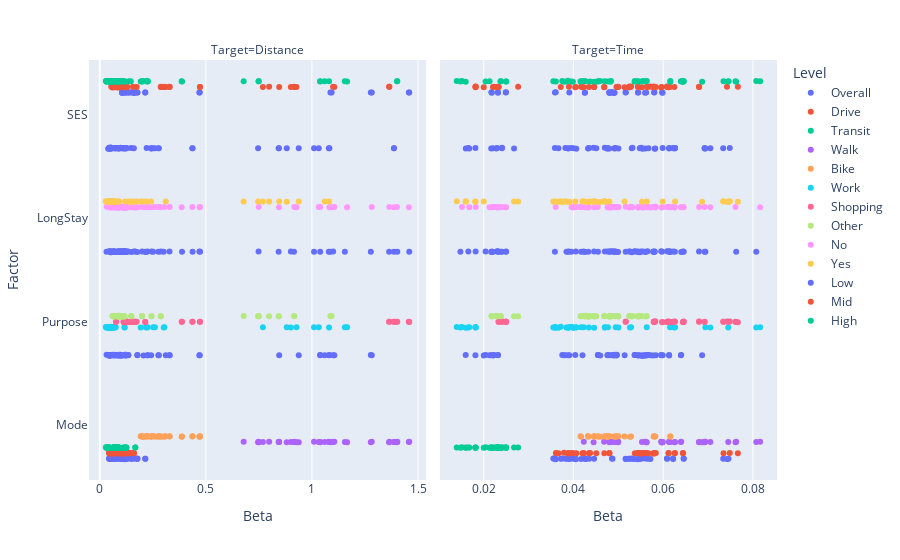

Notebook code for this chart:
### Markdown cell above
## 5.1. Feature-wise contribution

### Code cell
df = betas.merge(combs, on='Comb').melt(['Target', 'Comb', 'Area', 'Beta'], var_name='Factor', value_name='Level').disp()
fig = px.strip(df, x='Beta', y='Factor', color='Level', facet_col='Target', height=600)
fig.for_each_xaxis(lambda x: x.update(matches=None))

### Figure 1 — Plotly figure (JSON) as saved in the notebook; plotly's stock layout.template omitted (floating-point values rounded to 4 significant figures; data arrays with more than 128 entries replaced by an {"elided": "..."} marker saying what was removed)
{"data": [{"alignmentgroup": "True", "boxpoints": "all", "fillcolor": "rgba(255,255,255,0)", "hoveron": "points", "hovertemplate": "Level=Overall<br>Target=Distance<br>Beta=%{x}<br>Factor=%{y}<extra></extra>", "legendgroup": "Overall", "line": {"color": "rgba(255,255,255,0)"}, "marker": {"color": "#636efa"}, "name": "Overall", "offsetgroup": "Overall", "orientation": "h", "pointpos": 0, "showlegend": true, "type": "box", "x": {"elided": "231 float values"}, "x0": " ", "xaxis": "x", "y": {"elided": "231 str values"}, "y0": " ", "yaxis": "y"}, {"alignmentgroup": "True", "boxpoints": "all", "fillcolor": "rgba(255,255,255,0)", "hoveron": "points", "hovertemplate": "Level=Overall<br>Target=Time<br>Beta=%{x}<br>Factor=%{y}<extra></extra>", "legendgroup": "Overall", "line": {"color": "rgba(255,255,255,0)"}, "marker": {"color": "#636efa"}, "name": "Overall", "offsetgroup": "Overall", "orientation": "h", "pointpos": 0, "showlegend": false, "type": "box", "x": {"elided": "231 float values"}, "x0": " ", "xaxis": "x2", "y": {"elided": "231 str values"}, "y0": " ", "yaxis": "y2"}, {"alignmentgroup": "True", "boxpoints": "all", "fillcolor": "rgba(255,255,255,0)", "hoveron": "points", "hovertemplate": "Level=Drive<br>Target=Distance<br>Beta=%{x}<br>Factor=%{y}<extra></extra>", "legendgroup": "Drive", "line": {"color": "rgba(255,255,255,0)"}, "marker": {"color": "#EF553B"}, "name": "Drive", "offsetgroup": "Drive", "orientation": "h", "pointpos": 0, "showlegend": true, "type": "box", "x": [0.09369, 0.1344, 0.1084, 0.08328, 0.09831, 0.1348, 0.1108, 0.08865, 0.04913, 0.0597, 0.04653, 0.05305, 0.06498, 0.05039, 0.05642, 0.06936, 0.05345, 0.04534, 0.05422, 0.04347, 0.1172, 0.1611, 0.1203, 0.1126, 0.1171, 0.1611, 0.1201, 0.1125, 0.1471, 0.1568, 0.1376, 0.09183, 0.105, 0.09562, 0.08784, 0.09234, 0.105, 0.09597, 0.08849, 0.0648, 0.07192, 0.05972], "x0": " ", "xaxis": "x", "y": ["Mode", "Mode", "Mode", "Mode", "Mode", "Mode", "Mode", "Mode", "Mode", "Mode", "Mode", "Mode", "Mode", "Mode", "Mode", "Mode", "Mode", "Mode", "Mode", "Mode", "Mode", "Mode", "Mode", "Mode", "Mode", "Mode", "Mode", "Mode", "Mode", "Mode", "Mode", "Mode", "Mode", "Mode", "Mode", "Mode", "Mode", "Mode", "Mode", "Mode", "Mode", "Mode"], "y0": " ", "yaxis": "y"}, {"alignmentgroup": "True", "boxpoints": "all", "fillcolor": "rgba(255,255,255,0)", "hoveron": "points", "hovertemplate": "Level=Drive<br>Target=Time<br>Beta=%{x}<br>Factor=%{y}<extra></extra>", "legendgroup": "Drive", "line": {"color": "rgba(255,255,255,0)"}, "marker": {"color": "#EF553B"}, "name": "Drive", "offsetgroup": "Drive", "orientation": "h", "pointpos": 0, "showlegend": false, "type": "box", "x": [0.05543, 0.05438, 0.05776, 0.05369, 0.05672, 0.05445, 0.05835, 0.05545, 0.03881, 0.04201, 0.0379, 0.03953, 0.04228, 0.03881, 0.04064, 0.04344, 0.03988, 0.03665, 0.039, 0.03608, 0.06261, 0.05802, 0.06123, 0.06443, 0.06257, 0.05799, 0.06118, 0.0644, 0.07484, 0.07665, 0.07345, 0.05505, 0.04803, 0.05434, 0.05609, 0.05522, 0.04799, 0.05444, 0.05635, 0.04509, 0.04689, 0.04371], "x0": " ", "xaxis": "x2", "y": ["Mode", "Mode", "Mode", "Mode", "Mode", "Mode", "Mode", "Mode", "Mode", "Mode", "Mode", "Mode", "Mode", "Mode", "Mode", "Mode", "Mode", "Mode", "Mode", "Mode", "Mode", "Mode", "Mode", "Mode", "Mode", "Mode", "Mode", "Mode", "Mode", "Mode", "Mode", "Mode", "Mode", "Mode", "Mode", "Mode", "Mode", "Mode", "Mode", "Mode", "Mode", "Mode"], "y0": " ", "yaxis": "y2"}, {"alignmentgroup": "True", "boxpoints": "all", "fillcolor": "rgba(255,255,255,0)", "hoveron": "points", "hovertemplate": "Level=Transit<br>Target=Distance<br>Beta=%{x}<br>Factor=%{y}<extra></extra>", "legendgroup": "Transit", "line": {"color": "rgba(255,255,255,0)"}, "marker": {"color": "#00cc96"}, "name": "Transit", "offsetgroup": "Transit", "orientation": "h", "pointpos": 0, "showlegend": true, "type": "box", "x": [0.06886, 0.1236, 0.08302, 0.04377, 0.07328, 0.1247, 0.08546, 0.04685, 0.0444, 0.06509, 0.03208, 0.04432, 0.06595, 0.03184, 0.04633, 0.06744, 0.03324, 0.03957, 0.06185, 0.02874, 0.1255, 0.167, 0.1158, 0.07677, 0.1255, 0.168, 0.1155, 0.07677, 0.08641, 0.1053, 0.08888, 0.06777, 0.08675, 0.1063, 0.08879, 0.06781, 0.08051, 0.09064], "x0": " ", "xaxis": "x", "y": ["Mode", "Mode", "Mode", "Mode", "Mode", "Mode", "Mode", "Mode", "Mode", "Mode", "Mode", "Mode", "Mode", "Mode", "Mode", "Mode", "Mode", "Mode", "Mode", "Mode", "Mode", "Mode", "Mode", "Mode", "Mode", "Mode", "Mode", "Mode", "Mode", "Mode", "Mode", "Mode", "Mode", "Mode", "Mode", "Mode", "Mode", "Mode"], "y0": " ", "yaxis": "y"}, {"alignmentgroup": "True", "boxpoints": "all", "fillcolor": "rgba(255,255,255,0)", "hoveron": "points", "hovertemplate": "Level=Transit<br>Target=Time<br>Beta=%{x}<br>Factor=%{y}<extra></extra>", "legendgroup": "Transit", "line": {"color": "rgba(255,255,255,0)"}, "marker": {"color": "#00cc96"}, "name": "Transit", "offsetgroup": "Transit", "orientation": "h", "pointpos": 0, "showlegend": false, "type": "box", "x": [0.02167, 0.0232, 0.02206, 0.02042, 0.02211, 0.02314, 0.02229, 0.02131, 0.01815, 0.02001, 0.01599, 0.01657, 0.0182, 0.01481, 0.01679, 0.01822, 0.01515, 0.01602, 0.01814, 0.01399, 0.02409, 0.02497, 0.02334, 0.02499, 0.02406, 0.02492, 0.02331, 0.02499, 0.023, 0.0218, 0.02307, 0.02384, 0.02283, 0.02172, 0.02287, 0.02373, 0.02677, 0.02767], "x0": " ", "xaxis": "x2", "y": ["Mode", "Mode", "Mode", "Mode", "Mode", "Mode", "Mode", "Mode", "Mode", "Mode", "Mode", "Mode", "Mode", "Mode", "Mode", "Mode", "Mode", "Mode", "Mode", "Mode", "Mode", "Mode", "Mode", "Mode", "Mode", "Mode", "Mode", "Mode", "Mode", "Mode", "Mode", "Mode", "Mode", "Mode", "Mode", "Mode", "Mode", "Mode"], "y0": " ", "yaxis": "y2"}, {"alignmentgroup": "True", "boxpoints": "all", "fillcolor": "rgba(255,255,255,0)", "hoveron": "points", "hovertemplate": "Level=Walk<br>Target=Distance<br>Beta=%{x}<br>Factor=%{y}<extra></extra>", "legendgroup": "Walk", "line": {"color": "rgba(255,255,255,0)"}, "marker": {"color": "#ab63fa"}, "name": "Walk", "offsetgroup": "Walk", "orientation": "h", "pointpos": 0, "showlegend": true, "type": "box", "x": [1.08, 1.278, 1.1, 1.039, 1.082, 1.282, 1.105, 1.038, 0.9378, 0.8456, 1.06, 1.01, 0.9007, 1.155, 1.032, 0.9272, 1.166, 0.8812, 0.7688, 1.081, 1.387, 1.459, 1.364, 1.402, 1.386, 1.457, 1.365, 1.401, 0.843, 1.087, 0.9155, 0.7483, 0.8443, 1.093, 0.9172, 0.7492, 0.7462, 0.7983, 0.6782], "x0": " ", "xaxis": "x", "y": ["Mode", "Mode", "Mode", "Mode", "Mode", "Mode", "Mode", "Mode", "Mode", "Mode", "Mode", "Mode", "Mode", "Mode", "Mode", "Mode", "Mode", "Mode", "Mode", "Mode", "Mode", "Mode", "Mode", "Mode", "Mode", "Mode", "Mode", "Mode", "Mode", "Mode", "Mode", "Mode", "Mode", "Mode", "Mode", "Mode", "Mode", "Mode", "Mode"], "y0": " ", "yaxis": "y"}, {"alignmentgroup": "True", "boxpoints": "all", "fillcolor": "rgba(255,255,255,0)", "hoveron": "points", "hovertemplate": "Level=Walk<br>Target=Time<br>Beta=%{x}<br>Factor=%{y}<extra></extra>", "legendgroup": "Walk", "line": {"color": "rgba(255,255,255,0)"}, "marker": {"color": "#ab63fa"}, "name": "Walk", "offsetgroup": "Walk", "orientation": "h", "pointpos": 0, "showlegend": false, "type": "box", "x": [0.06131, 0.05596, 0.05956, 0.06402, 0.06133, 0.05622, 0.05964, 0.06395, 0.05989, 0.05527, 0.06868, 0.0694, 0.06153, 0.08075, 0.07051, 0.0625, 0.08161, 0.06264, 0.05634, 0.0745, 0.06924, 0.05974, 0.06799, 0.07627, 0.06923, 0.05988, 0.06802, 0.07612, 0.04913, 0.04801, 0.04994, 0.04829, 0.04919, 0.04817, 0.04999, 0.04836, 0.0445, 0.04683, 0.04231], "x0": " ", "xaxis": "x2", "y": ["Mode", "Mode", "Mode", "Mode", "Mode", "Mode", "Mode", "Mode", "Mode", "Mode", "Mode", "Mode", "Mode", "Mode", "Mode", "Mode", "Mode", "Mode", "Mode", "Mode", "Mode", "Mode", "Mode", "Mode", "Mode", "Mode", "Mode", "Mode", "Mode", "Mode", "Mode", "Mode", "Mode", "Mode", "Mode", "Mode", "Mode", "Mode", "Mode"], "y0": " ", "yaxis": "y2"}, {"alignmentgroup": "True", "boxpoints": "all", "fillcolor": "rgba(255,255,255,0)", "hoveron": "points", "hovertemplate": "Level=Bike<br>Target=Distance<br>Beta=%{x}<br>Factor=%{y}<extra></extra>", "legendgroup": "Bike", "line": {"color": "rgba(255,255,255,0)"}, "marker": {"color": "#FFA15A"}, "name": "Bike", "offsetgroup": "Bike", "orientation": "h", "pointpos": 0, "showlegend": true, "type": "box", "x": [0.2762, 0.4696, 0.3287, 0.2247, 0.2784, 0.4711, 0.3296, 0.2262, 0.2422, 0.3112, 0.206, 0.2514, 0.3013, 0.2174, 0.26, 0.3048, 0.2257, 0.2208, 0.1929, 0.4374, 0.4726, 0.3877, 0.4363, 0.4717, 0.386, 0.2442, 0.2884, 0.2001, 0.2433, 0.2872, 0.1995], "x0": " ", "xaxis": "x", "y": ["Mode", "Mode", "Mode", "Mode", "Mode", "Mode", "Mode", "Mode", "Mode", "Mode", "Mode", "Mode", "Mode", "Mode", "Mode", "Mode", "Mode", "Mode", "Mode", "Mode", "Mode", "Mode", "Mode", "Mode", "Mode", "Mode", "Mode", "Mode", "Mode", "Mode", "Mode"], "y0": " ", "yaxis": "y"}, {"alignmentgroup": "True", "boxpoints": "all", "fillcolor": "rgba(255,255,255,0)", "hoveron": "points", "hovertemplate": "Level=Bike<br>Target=Time<br>Beta=%{x}<br>Factor=%{y}<extra></extra>", "legendgroup": "Bike", "line": {"color": "rgba(255,255,255,0)"}, "marker": {"color": "#FFA15A"}, "name": "Bike", "offsetgroup": "Bike", "orientation": "h", "pointpos": 0, "showlegend": false, "type": "box", "x": [0.04762, 0.04901, 0.04967, 0.04547, 0.04759, 0.04918, 0.0496, 0.04544, 0.048, 0.05141, 0.04597, 0.04943, 0.05259, 0.047, 0.05002, 0.05285, 0.04769, 0.04699, 0.04461, 0.05812, 0.05788, 0.06159, 0.05824, 0.05797, 0.06159, 0.04333, 0.04461, 0.04171, 0.04326, 0.04463, 0.04157], "x0": " ", "xaxis": "x2", "y": ["Mode", "Mode", "Mode", "Mode", "Mode", "Mode", "Mode", "Mode", "Mode", "Mode", "Mode", "Mode", "Mode", "Mode", "Mode", "Mode", "Mode", "Mode", "Mode", "Mode", "Mode", "Mode", "Mode", "Mode", "Mode", "Mode", "Mode", "Mode", "Mode", "Mode", "Mode"], "y0": " ", "yaxis": "y2"}, {"alignmentgroup": "True", "boxpoints": "all", "fillcolor": "rgba(255,255,255,0)", "hoveron": "points", "hovertemplate": "Level=Work<br>Target=Distance<br>Beta=%{x}<br>Factor=%{y}<extra></extra>", "legendgroup": "Work", "line": {"color": "rgba(255,255,255,0)"}, "marker": {"color": "#19d3f3"}, "name": "Work", "offsetgroup": "Work", "orientation": "h", "pointpos": 0, "showlegend": true, "type": "box", "x": [0.05461, 0.1175, 0.07015, 0.05096, 0.0584, 0.1162, 0.07543, 0.05428, 0.04595, 0.05713, 0.04349, 0.05305, 0.06498, 0.05039, 0.05642, 0.06936, 0.05345, 0.04534, 0.05422, 0.04347, 0.04432, 0.06595, 0.03184, 0.04633, 0.06744, 0.03324, 0.03957, 0.06185, 0.02874, 1.01, 0.9007, 1.155, 1.032, 0.9272, 1.166, 0.8812, 0.7688, 1.081, 0.2514, 0.3013, 0.2174, 0.26, 0.3048, 0.2257, 0.2208, 0.1929], "x0": " ", "xaxis": "x", "y": ["Purpose", "Purpose", "Purpose", "Purpose", "Purpose", "Purpose", "Purpose", "Purpose", "Purpose", "Purpose", "Purpose", "Purpose", "Purpose", "Purpose", "Purpose", "Purpose", "Purpose", "Purpose", "Purpose", "Purpose", "Purpose", "Purpose", "Purpose", "Purpose", "Purpose", "Purpose", "Purpose", "Purpose", "Purpose", "Purpose", "Purpose", "Purpose", "Purpose", "Purpose", "Purpose", "Purpose", "Purpose", "Purpose", "Purpose", "Purpose", "Purpose", "Purpose", "Purpose", "Purpose", "Purpose", "Purpose"], "y0": " ", "yaxis": "y"}, {"alignmentgroup": "True", "boxpoints": "all", "fillcolor": "rgba(255,255,255,0)", "hoveron": "points", "hovertemplate": "Level=Work<br>Target=Time<br>Beta=%{x}<br>Factor=%{y}<extra></extra>", "legendgroup": "Work", "line": {"color": "rgba(255,255,255,0)"}, "marker": {"color": "#19d3f3"}, "name": "Work", "offsetgroup": "Work", "orientation": "h", "pointpos": 0, "showlegend": false, "type": "box", "x": [0.03891, 0.03587, 0.04054, 0.03844, 0.04007, 0.03605, 0.04169, 0.03958, 0.03587, 0.03717, 0.03551, 0.03953, 0.04228, 0.03881, 0.04064, 0.04344, 0.03988, 0.03665, 0.039, 0.03608, 0.01657, 0.0182, 0.01481, 0.01679, 0.01822, 0.01515, 0.01602, 0.01814, 0.01399, 0.0694, 0.06153, 0.08075, 0.07051, 0.0625, 0.08161, 0.06264, 0.05634, 0.0745, 0.04943, 0.05259, 0.047, 0.05002, 0.05285, 0.04769, 0.04699, 0.04461], "x0": " ", "xaxis": "x2", "y": ["Purpose", "Purpose", "Purpose", "Purpose", "Purpose", "Purpose", "Purpose", "Purpose", "Purpose", "Purpose", "Purpose", "Purpose", "Purpose", "Purpose", "Purpose", "Purpose", "Purpose", "Purpose", "Purpose", "Purpose", "Purpose", "Purpose", "Purpose", "Purpose", "Purpose", "Purpose", "Purpose", "Purpose", "Purpose", "Purpose", "Purpose", "Purpose", "Purpose", "Purpose", "Purpose", "Purpose", "Purpose", "Purpose", "Purpose", "Purpose", "Purpose", "Purpose", "Purpose", "Purpose", "Purpose", "Purpose"], "y0": " ", "yaxis": "y2"}, {"alignmentgroup": "True", "boxpoints": "all", "fillcolor": "rgba(255,255,255,0)", "hoveron": "points", "hovertemplate": "Level=Shopping<br>Target=Distance<br>Beta=%{x}<br>Factor=%{y}<extra></extra>", "legendgroup": "Shopping", "line": {"color": "rgba(255,255,255,0)"}, "marker": {"color": "#FF6692"}, "name": "Shopping", "offsetgroup": "Shopping", "orientation": "h", "pointpos": 0, "showlegend": true, "type": "box", "x": [0.1245, 0.2144, 0.1284, 0.1173, 0.1244, 0.2145, 0.1283, 0.1172, 0.1608, 0.174, 0.1462, 0.1172, 0.1611, 0.1203, 0.1126, 0.1171, 0.1611, 0.1201, 0.1125, 0.1471, 0.1568, 0.1376, 0.1255, 0.167, 0.1158, 0.07677, 0.1255, 0.168, 0.1155, 0.07677, 1.387, 1.459, 1.364, 1.402, 1.386, 1.457, 1.365, 1.401, 0.4374, 0.4726, 0.3877, 0.4363, 0.4717, 0.386], "x0": " ", "xaxis": "x", "y": ["Purpose", "Purpose", "Purpose", "Purpose", "Purpose", "Purpose", "Purpose", "Purpose", "Purpose", "Purpose", "Purpose", "Purpose", "Purpose", "Purpose", "Purpose", "Purpose", "Purpose", "Purpose", "Purpose", "Purpose", "Purpose", "Purpose", "Purpose", "Purpose", "Purpose", "Purpose", "Purpose", "Purpose", "Purpose", "Purpose", "Purpose", "Purpose", "Purpose", "Purpose", "Purpose", "Purpose", "Purpose", "Purpose", "Purpose", "Purpose", "Purpose", "Purpose", "Purpose", "Purpose"], "y0": " ", "yaxis": "y"}, {"alignmentgroup": "True", "boxpoints": "all", "fillcolor": "rgba(255,255,255,0)", "hoveron": "points", "hovertemplate": "Level=Shopping<br>Target=Time<br>Beta=%{x}<br>Factor=%{y}<extra></extra>", "legendgroup": "Shopping", "line": {"color": "rgba(255,255,255,0)"}, "marker": {"color": "#FF6692"}, "name": "Shopping", "offsetgroup": "Shopping", "orientation": "h", "pointpos": 0, "showlegend": false, "type": "box", "x": [0.06222, 0.05165, 0.06088, 0.06459, 0.06218, 0.05165, 0.06084, 0.06455, 0.07337, 0.07422, 0.07456, 0.06261, 0.05802, 0.06123, 0.06443, 0.06257, 0.05799, 0.06118, 0.0644, 0.07484, 0.07665, 0.07345, 0.02409, 0.02497, 0.02334, 0.02499, 0.02406, 0.02492, 0.02331, 0.02499, 0.06924, 0.05974, 0.06799, 0.07627, 0.06923, 0.05988, 0.06802, 0.07612, 0.05812, 0.05788, 0.06159, 0.05824, 0.05797, 0.06159], "x0": " ", "xaxis": "x2", "y": ["Purpose", "Purpose", "Purpose", "Purpose", "Purpose", "Purpose", "Purpose", "Purpose", "Purpose", "Purpose", "Purpose", "Purpose", "Purpose", "Purpose", "Purpose", "Purpose", "Purpose", "Purpose", "Purpose", "Purpose", "Purpose", "Purpose", "Purpose", "Purpose", "Purpose", "Purpose", "Purpose", "Purpose", "Purpose", "Purpose", "Purpose", "Purpose", "Purpose", "Purpose", "Purpose", "Purpose", "Purpose", "Purpose", "Purpose", "Purpose", "Purpose", "Purpose", "Purpose", "Purpose"], "y0": " ", "yaxis": "y2"}, {"alignmentgroup": "True", "boxpoints": "all", "fillcolor": "rgba(255,255,255,0)", "hoveron": "points", "hovertemplate": "Level=Other<br>Target=Distance<br>Beta=%{x}<br>Factor=%{y}<extra></extra>", "legendgroup": "Other", "line": {"color": "rgba(255,255,255,0)"}, "marker": {"color": "#B6E880"}, "name": "Other", "offsetgroup": "Other", "orientation": "h", "pointpos": 0, "showlegend": true, "type": "box", "x": [0.1103, 0.1486, 0.1163, 0.1032, 0.111, 0.149, 0.1167, 0.104, 0.07628, 0.08937, 0.0667, 0.09183, 0.105, 0.09562, 0.08784, 0.09234, 0.105, 0.09597, 0.08849, 0.0648, 0.07192, 0.05972, 0.08641, 0.1053, 0.08888, 0.06777, 0.08675, 0.1063, 0.08879, 0.06781, 0.08051, 0.09064, 0.843, 1.087, 0.9155, 0.7483, 0.8443, 1.093, 0.9172, 0.7492, 0.7462, 0.7983, 0.6782, 0.2442, 0.2884, 0.2001, 0.2433, 0.2872, 0.1995], "x0": " ", "xaxis": "x", "y": ["Purpose", "Purpose", "Purpose", "Purpose", "Purpose", "Purpose", "Purpose", "Purpose", "Purpose", "Purpose", "Purpose", "Purpose", "Purpose", "Purpose", "Purpose", "Purpose", "Purpose", "Purpose", "Purpose", "Purpose", "Purpose", "Purpose", "Purpose", "Purpose", "Purpose", "Purpose", "Purpose", "Purpose", "Purpose", "Purpose", "Purpose", "Purpose", "Purpose", "Purpose", "Purpose", "Purpose", "Purpose", "Purpose", "Purpose", "Purpose", "Purpose", "Purpose", "Purpose", "Purpose", "Purpose", "Purpose", "Purpose", "Purpose", "Purpose"], "y0": " ", "yaxis": "y"}, {"alignmentgroup": "True", "boxpoints": "all", "fillcolor": "rgba(255,255,255,0)", "hoveron": "points", "hovertemplate": "Level=Other<br>Target=Time<br>Beta=%{x}<br>Factor=%{y}<extra></extra>", "legendgroup": "Other", "line": {"color": "rgba(255,255,255,0)"}, "marker": {"color": "#B6E880"}, "name": "Other", "offsetgroup": "Other", "orientation": "h", "pointpos": 0, "showlegend": false, "type": "box", "x": [0.053, 0.04254, 0.05238, 0.05432, 0.05316, 0.04257, 0.0525, 0.05455, 0.04349, 0.04461, 0.04274, 0.05505, 0.04803, 0.05434, 0.05609, 0.05522, 0.04799, 0.05444, 0.05635, 0.04509, 0.04689, 0.04371, 0.023, 0.0218, 0.02307, 0.02384, 0.02283, 0.02172, 0.02287, 0.02373, 0.02677, 0.02767, 0.04913, 0.04801, 0.04994, 0.04829, 0.04919, 0.04817, 0.04999, 0.04836, 0.0445, 0.04683, 0.04231, 0.04333, 0.04461, 0.04171, 0.04326, 0.04463, 0.04157], "x0": " ", "xaxis": "x2", "y": ["Purpose", "Purpose", "Purpose", "Purpose", "Purpose", "Purpose", "Purpose", "Purpose", "Purpose", "Purpose", "Purpose", "Purpose", "Purpose", "Purpose", "Purpose", "Purpose", "Purpose", "Purpose", "Purpose", "Purpose", "Purpose", "Purpose", "Purpose", "Purpose", "Purpose", "Purpose", "Purpose", "Purpose", "Purpose", "Purpose", "Purpose", "Purpose", "Purpose", "Purpose", "Purpose", "Purpose", "Purpose", "Purpose", "Purpose", "Purpose", "Purpose", "Purpose", "Purpose", "Purpose", "Purpose", "Purpose", "Purpose", "Purpose", "Purpose"], "y0": " ", "yaxis": "y2"}, {"alignmentgroup": "True", "boxpoints": "all", "fillcolor": "rgba(255,255,255,0)", "hoveron": "points", "hovertemplate": "Level=No<br>Target=Distance<br>Beta=%{x}<br>Factor=%{y}<extra></extra>", "legendgroup": "No", "line": {"color": "rgba(255,255,255,0)"}, "marker": {"color": "#FF97FF"}, "name": "No", "offsetgroup": "No", "orientation": "h", "pointpos": 0, "showlegend": true, "type": "box", "x": [0.1093, 0.1777, 0.1243, 0.09685, 0.0584, 0.1162, 0.07543, 0.05428, 0.1244, 0.2145, 0.1283, 0.1172, 0.111, 0.149, 0.1167, 0.104, 0.09831, 0.1348, 0.1108, 0.08865, 0.05642, 0.06936, 0.05345, 0.1171, 0.1611, 0.1201, 0.1125, 0.09234, 0.105, 0.09597, 0.08849, 0.07328, 0.1247, 0.08546, 0.04685, 0.04633, 0.06744, 0.03324, 0.1255, 0.168, 0.1155, 0.07677, 0.08675, 0.1063, 0.08879, 0.06781, 1.082, 1.282, 1.105, 1.038, 1.032, 0.9272, 1.166, 1.386, 1.457, 1.365, 1.401, 0.8443, 1.093, 0.9172, 0.7492, 0.2784, 0.4711, 0.3296, 0.2262, 0.26, 0.3048, 0.2257, 0.4363, 0.4717, 0.386, 0.2433, 0.2872, 0.1995], "x0": " ", "xaxis": "x", "y": ["LongStay", "LongStay", "LongStay", "LongStay", "LongStay", "LongStay", "LongStay", "LongStay", "LongStay", "LongStay", "LongStay", "LongStay", "LongStay", "LongStay", "LongStay", "LongStay", "LongStay", "LongStay", "LongStay", "LongStay", "LongStay", "LongStay", "LongStay", "LongStay", "LongStay", "LongStay", "LongStay", "LongStay", "LongStay", "LongStay", "LongStay", "LongStay", "LongStay", "LongStay", "LongStay", "LongStay", "LongStay", "LongStay", "LongStay", "LongStay", "LongStay", "LongStay", "LongStay", "LongStay", "LongStay", "LongStay", "LongStay", "LongStay", "LongStay", "LongStay", "LongStay", "LongStay", "LongStay", "LongStay", "LongStay", "LongStay", "LongStay", "LongStay", "LongStay", "LongStay", "LongStay", "LongStay", "LongStay", "LongStay", "LongStay", "LongStay", "LongStay", "LongStay", "LongStay", "LongStay", "LongStay", "LongStay", "LongStay", "LongStay"], "y0": " ", "yaxis": "y"}, {"alignmentgroup": "True", "boxpoints": "all", "fillcolor": "rgba(255,255,255,0)", "hoveron": "points", "hovertemplate": "Level=No<br>Target=Time<br>Beta=%{x}<br>Factor=%{y}<extra></extra>", "legendgroup": "No", "line": {"color": "rgba(255,255,255,0)"}, "marker": {"color": "#FF97FF"}, "name": "No", "offsetgroup": "No", "orientation": "h", "pointpos": 0, "showlegend": false, "type": "box", "x": [0.05601, 0.04871, 0.05715, 0.05534, 0.04007, 0.03605, 0.04169, 0.03958, 0.06218, 0.05165, 0.06084, 0.06455, 0.05316, 0.04257, 0.0525, 0.05455, 0.05672, 0.05445, 0.05835, 0.05545, 0.04064, 0.04344, 0.03988, 0.06257, 0.05799, 0.06118, 0.0644, 0.05522, 0.04799, 0.05444, 0.05635, 0.02211, 0.02314, 0.02229, 0.02131, 0.01679, 0.01822, 0.01515, 0.02406, 0.02492, 0.02331, 0.02499, 0.02283, 0.02172, 0.02287, 0.02373, 0.06133, 0.05622, 0.05964, 0.06395, 0.07051, 0.0625, 0.08161, 0.06923, 0.05988, 0.06802, 0.07612, 0.04919, 0.04817, 0.04999, 0.04836, 0.04759, 0.04918, 0.0496, 0.04544, 0.05002, 0.05285, 0.04769, 0.05824, 0.05797, 0.06159, 0.04326, 0.04463, 0.04157], "x0": " ", "xaxis": "x2", "y": ["LongStay", "LongStay", "LongStay", "LongStay", "LongStay", "LongStay", "LongStay", "LongStay", "LongStay", "LongStay", "LongStay", "LongStay", "LongStay", "LongStay", "LongStay", "LongStay", "LongStay", "LongStay", "LongStay", "LongStay", "LongStay", "LongStay", "LongStay", "LongStay", "LongStay", "LongStay", "LongStay", "LongStay", "LongStay", "LongStay", "LongStay", "LongStay", "LongStay", "LongStay", "LongStay", "LongStay", "LongStay", "LongStay", "LongStay", "LongStay", "LongStay", "LongStay", "LongStay", "LongStay", "LongStay", "LongStay", "LongStay", "LongStay", "LongStay", "LongStay", "LongStay", "LongStay", "LongStay", "LongStay", "LongStay", "LongStay", "LongStay", "LongStay", "LongStay", "LongStay", "LongStay", "LongStay", "LongStay", "LongStay", "LongStay", "LongStay", "LongStay", "LongStay", "LongStay", "LongStay", "LongStay", "LongStay", "LongStay", "LongStay"], "y0": " ", "yaxis": "y2"}, {"alignmentgroup": "True", "boxpoints": "all", "fillcolor": "rgba(255,255,255,0)", "hoveron": "points", "hovertemplate": "Level=Yes<br>Target=Distance<br>Beta=%{x}<br>Factor=%{y}<extra></extra>", "legendgroup": "Yes", "line": {"color": "rgba(255,255,255,0)"}, "marker": {"color": "#FECB52"}, "name": "Yes", "offsetgroup": "Yes", "orientation": "h", "pointpos": 0, "showlegend": true, "type": "box", "x": [0.05066, 0.1195, 0.0644, 0.04712, 0.04595, 0.05713, 0.04349, 0.1608, 0.174, 0.1462, 0.07628, 0.08937, 0.0667, 0.04913, 0.0597, 0.04653, 0.04534, 0.05422, 0.04347, 0.1471, 0.1568, 0.1376, 0.0648, 0.07192, 0.05972, 0.0444, 0.06509, 0.03208, 0.03957, 0.06185, 0.02874, 0.08051, 0.09064, 0.9378, 0.8456, 1.06, 0.8812, 0.7688, 1.081, 0.7462, 0.7983, 0.6782, 0.2422, 0.3112, 0.206, 0.2208, 0.1929], "x0": " ", "xaxis": "x", "y": ["LongStay", "LongStay", "LongStay", "LongStay", "LongStay", "LongStay", "LongStay", "LongStay", "LongStay", "LongStay", "LongStay", "LongStay", "LongStay", "LongStay", "LongStay", "LongStay", "LongStay", "LongStay", "LongStay", "LongStay", "LongStay", "LongStay", "LongStay", "LongStay", "LongStay", "LongStay", "LongStay", "LongStay", "LongStay", "LongStay", "LongStay", "LongStay", "LongStay", "LongStay", "LongStay", "LongStay", "LongStay", "LongStay", "LongStay", "LongStay", "LongStay", "LongStay", "LongStay", "LongStay", "LongStay", "LongStay", "LongStay"], "y0": " ", "yaxis": "y"}, {"alignmentgroup": "True", "boxpoints": "all", "fillcolor": "rgba(255,255,255,0)", "hoveron": "points", "hovertemplate": "Level=Yes<br>Target=Time<br>Beta=%{x}<br>Factor=%{y}<extra></extra>", "legendgroup": "Yes", "line": {"color": "rgba(255,255,255,0)"}, "marker": {"color": "#FECB52"}, "name": "Yes", "offsetgroup": "Yes", "orientation": "h", "pointpos": 0, "showlegend": false, "type": "box", "x": [0.0382, 0.03908, 0.0404, 0.03751, 0.03587, 0.03717, 0.03551, 0.07337, 0.07422, 0.07456, 0.04349, 0.04461, 0.04274, 0.03881, 0.04201, 0.0379, 0.03665, 0.039, 0.03608, 0.07484, 0.07665, 0.07345, 0.04509, 0.04689, 0.04371, 0.01815, 0.02001, 0.01599, 0.01602, 0.01814, 0.01399, 0.02677, 0.02767, 0.05989, 0.05527, 0.06868, 0.06264, 0.05634, 0.0745, 0.0445, 0.04683, 0.04231, 0.048, 0.05141, 0.04597, 0.04699, 0.04461], "x0": " ", "xaxis": "x2", "y": ["LongStay", "LongStay", "LongStay", "LongStay", "LongStay", "LongStay", "LongStay", "LongStay", "LongStay", "LongStay", "LongStay", "LongStay", "LongStay", "LongStay", "LongStay", "LongStay", "LongStay", "LongStay", "LongStay", "LongStay", "LongStay", "LongStay", "LongStay", "LongStay", "LongStay", "LongStay", "LongStay", "LongStay", "LongStay", "LongStay", "LongStay", "LongStay", "LongStay", "LongStay", "LongStay", "LongStay", "LongStay", "LongStay", "LongStay", "LongStay", "LongStay", "LongStay", "LongStay", "LongStay", "LongStay", "LongStay", "LongStay"], "y0": " ", "yaxis": "y2"}, {"alignmentgroup": "True", "boxpoints": "all", "fillcolor": "rgba(255,255,255,0)", "hoveron": "points", "hovertemplate": "Level=Low<br>Target=Distance<br>Beta=%{x}<br>Factor=%{y}<extra></extra>", "legendgroup": "Low", "line": {"color": "rgba(255,255,255,0)"}, "marker": {"color": "#636efa"}, "name": "Low", "offsetgroup": "Low", "orientation": "h", "pointpos": 0, "showlegend": true, "type": "box", "x": [0.1769, 0.1777, 0.1195, 0.1175, 0.1162, 0.2144, 0.2145, 0.1486, 0.149, 0.1344, 0.1348, 0.1611, 0.1611, 0.105, 0.105, 0.1236, 0.1247, 0.167, 0.168, 0.1053, 0.1063, 1.278, 1.282, 1.459, 1.457, 1.087, 1.093, 0.4696, 0.4711], "x0": " ", "xaxis": "x", "y": ["SES", "SES", "SES", "SES", "SES", "SES", "SES", "SES", "SES", "SES", "SES", "SES", "SES", "SES", "SES", "SES", "SES", "SES", "SES", "SES", "SES", "SES", "SES", "SES", "SES", "SES", "SES", "SES", "SES"], "y0": " ", "yaxis": "y"}, {"alignmentgroup": "True", "boxpoints": "all", "fillcolor": "rgba(255,255,255,0)", "hoveron": "points", "hovertemplate": "Level=Low<br>Target=Time<br>Beta=%{x}<br>Factor=%{y}<extra></extra>", "legendgroup": "Low", "line": {"color": "rgba(255,255,255,0)"}, "marker": {"color": "#636efa"}, "name": "Low", "offsetgroup": "Low", "orientation": "h", "pointpos": 0, "showlegend": false, "type": "box", "x": [0.04859, 0.04871, 0.03908, 0.03587, 0.03605, 0.05165, 0.05165, 0.04254, 0.04257, 0.05438, 0.05445, 0.05802, 0.05799, 0.04803, 0.04799, 0.0232, 0.02314, 0.02497, 0.02492, 0.0218, 0.02172, 0.05596, 0.05622, 0.05974, 0.05988, 0.04801, 0.04817, 0.04901, 0.04918], "x0": " ", "xaxis": "x2", "y": ["SES", "SES", "SES", "SES", "SES", "SES", "SES", "SES", "SES", "SES", "SES", "SES", "SES", "SES", "SES", "SES", "SES", "SES", "SES", "SES", "SES", "SES", "SES", "SES", "SES", "SES", "SES", "SES", "SES"], "y0": " ", "yaxis": "y2"}, {"alignmentgroup": "True", "boxpoints": "all", "fillcolor": "rgba(255,255,255,0)", "hoveron": "points", "hovertemplate": "Level=Mid<br>Target=Distance<br>Beta=%{x}<br>Factor=%{y}<extra></extra>", "legendgroup": "Mid", "line": {"color": "rgba(255,255,255,0)"}, "marker": {"color": "#EF553B"}, "name": "Mid", "offsetgroup": "Mid", "orientation": "h", "pointpos": 0, "showlegend": true, "type": "box", "x": [0.1214, 0.1243, 0.0644, 0.07015, 0.07543, 0.05713, 0.1284, 0.1283, 0.174, 0.1163, 0.1167, 0.08937, 0.1084, 0.1108, 0.0597, 0.06498, 0.06936, 0.05422, 0.1203, 0.1201, 0.1568, 0.09562, 0.09597, 0.07192, 0.08302, 0.08546, 0.06509, 0.06595, 0.06744, 0.06185, 0.1158, 0.1155, 0.08888, 0.08879, 0.09064, 1.1, 1.105, 0.8456, 0.9007, 0.9272, 0.7688, 1.364, 1.365, 0.9155, 0.9172, 0.7983, 0.3287, 0.3296, 0.3112, 0.3013, 0.3048, 0.4726, 0.4717, 0.2884, 0.2872], "x0": " ", "xaxis": "x", "y": ["SES", "SES", "SES", "SES", "SES", "SES", "SES", "SES", "SES", "SES", "SES", "SES", "SES", "SES", "SES", "SES", "SES", "SES", "SES", "SES", "SES", "SES", "SES", "SES", "SES", "SES", "SES", "SES", "SES", "SES", "SES", "SES", "SES", "SES", "SES", "SES", "SES", "SES", "SES", "SES", "SES", "SES", "SES", "SES", "SES", "SES", "SES", "SES", "SES", "SES", "SES", "SES", "SES", "SES", "SES"], "y0": " ", "yaxis": "y"}, {"alignmentgroup": "True", "boxpoints": "all", "fillcolor": "rgba(255,255,255,0)", "hoveron": "points", "hovertemplate": "Level=Mid<br>Target=Time<br>Beta=%{x}<br>Factor=%{y}<extra></extra>", "legendgroup": "Mid", "line": {"color": "rgba(255,255,255,0)"}, "marker": {"color": "#EF553B"}, "name": "Mid", "offsetgroup": "Mid", "orientation": "h", "pointpos": 0, "showlegend": false, "type": "box", "x": [0.05653, 0.05715, 0.0404, 0.04054, 0.04169, 0.03717, 0.06088, 0.06084, 0.07422, 0.05238, 0.0525, 0.04461, 0.05776, 0.05835, 0.04201, 0.04228, 0.04344, 0.039, 0.06123, 0.06118, 0.07665, 0.05434, 0.05444, 0.04689, 0.02206, 0.02229, 0.02001, 0.0182, 0.01822, 0.01814, 0.02334, 0.02331, 0.02307, 0.02287, 0.02767, 0.05956, 0.05964, 0.05527, 0.06153, 0.0625, 0.05634, 0.06799, 0.06802, 0.04994, 0.04999, 0.04683, 0.04967, 0.0496, 0.05141, 0.05259, 0.05285, 0.05788, 0.05797, 0.04461, 0.04463], "x0": " ", "xaxis": "x2", "y": ["SES", "SES", "SES", "SES", "SES", "SES", "SES", "SES", "SES", "SES", "SES", "SES", "SES", "SES", "SES", "SES", "SES", "SES", "SES", "SES", "SES", "SES", "SES", "SES", "SES", "SES", "SES", "SES", "SES", "SES", "SES", "SES", "SES", "SES", "SES", "SES", "SES", "SES", "SES", "SES", "SES", "SES", "SES", "SES", "SES", "SES", "SES", "SES", "SES", "SES", "SES", "SES", "SES", "SES", "SES"], "y0": " ", "yaxis": "y2"}, {"alignmentgroup": "True", "boxpoints": "all", "fillcolor": "rgba(255,255,255,0)", "hoveron": "points", "hovertemplate": "Level=High<br>Target=Distance<br>Beta=%{x}<br>Factor=%{y}<extra></extra>", "legendgroup": "High", "line": {"color": "rgba(255,255,255,0)"}, "marker": {"color": "#00cc96"}, "name": "High", "offsetgroup": "High", "orientation": "h", "pointpos": 0, "showlegend": true, "type": "box", "x": [0.09044, 0.09685, 0.04712, 0.05096, 0.05428, 0.04349, 0.1173, 0.1172, 0.1462, 0.1032, 0.104, 0.0667, 0.08328, 0.08865, 0.04653, 0.05039, 0.05345, 0.04347, 0.1126, 0.1125, 0.1376, 0.08784, 0.08849, 0.05972, 0.04377, 0.04685, 0.03208, 0.03184, 0.03324, 0.02874, 0.07677, 0.07677, 0.06777, 0.06781, 1.039, 1.038, 1.06, 1.155, 1.166, 1.081, 1.402, 1.401, 0.7483, 0.7492, 0.6782, 0.2247, 0.2262, 0.206, 0.2174, 0.2257, 0.1929, 0.3877, 0.386, 0.2001, 0.1995], "x0": " ", "xaxis": "x", "y": ["SES", "SES", "SES", "SES", "SES", "SES", "SES", "SES", "SES", "SES", "SES", "SES", "SES", "SES", "SES", "SES", "SES", "SES", "SES", "SES", "SES", "SES", "SES", "SES", "SES", "SES", "SES", "SES", "SES", "SES", "SES", "SES", "SES", "SES", "SES", "SES", "SES", "SES", "SES", "SES", "SES", "SES", "SES", "SES", "SES", "SES", "SES", "SES", "SES", "SES", "SES", "SES", "SES", "SES", "SES"], "y0": " ", "yaxis": "y"}, {"alignmentgroup": "True", "boxpoints": "all", "fillcolor": "rgba(255,255,255,0)", "hoveron": "points", "hovertemplate": "Level=High<br>Target=Time<br>Beta=%{x}<br>Factor=%{y}<extra></extra>", "legendgroup": "High", "line": {"color": "rgba(255,255,255,0)"}, "marker": {"color": "#00cc96"}, "name": "High", "offsetgroup": "High", "orientation": "h", "pointpos": 0, "showlegend": false, "type": "box", "x": [0.05363, 0.05534, 0.03751, 0.03844, 0.03958, 0.03551, 0.06459, 0.06455, 0.07456, 0.05432, 0.05455, 0.04274, 0.05369, 0.05545, 0.0379, 0.03881, 0.03988, 0.03608, 0.06443, 0.0644, 0.07345, 0.05609, 0.05635, 0.04371, 0.02042, 0.02131, 0.01599, 0.01481, 0.01515, 0.01399, 0.02499, 0.02499, 0.02384, 0.02373, 0.06402, 0.06395, 0.06868, 0.08075, 0.08161, 0.0745, 0.07627, 0.07612, 0.04829, 0.04836, 0.04231, 0.04547, 0.04544, 0.04597, 0.047, 0.04769, 0.04461, 0.06159, 0.06159, 0.04171, 0.04157], "x0": " ", "xaxis": "x2", "y": ["SES", "SES", "SES", "SES", "SES", "SES", "SES", "SES", "SES", "SES", "SES", "SES", "SES", "SES", "SES", "SES", "SES", "SES", "SES", "SES", "SES", "SES", "SES", "SES", "SES", "SES", "SES", "SES", "SES", "SES", "SES", "SES", "SES", "SES", "SES", "SES", "SES", "SES", "SES", "SES", "SES", "SES", "SES", "SES", "SES", "SES", "SES", "SES", "SES", "SES", "SES", "SES", "SES", "SES", "SES"], "y0": " ", "yaxis": "y2"}], "layout": {"annotations": [{"font": {}, "showarrow": false, "text": "Target=Distance", "x": 0.245, "xanchor": "center", "xref": "paper", "y": 1, "yanchor": "bottom", "yref": "paper"}, {"font": {}, "showarrow": false, "text": "Target=Time", "x": 0.755, "xanchor": "center", "xref": "paper", "y": 1, "yanchor": "bottom", "yref": "paper"}], "autosize": true, "boxmode": "group", "legend": {"title": {"text": "Level"}, "tracegroupgap": 0}, "margin": {"t": 60}, "xaxis": {"anchor": "y", "autorange": true, "domain": [0, 0.49], "range": [-0.05069, 1.538], "title": {"text": "Beta"}, "type": "linear"}, "xaxis2": {"anchor": "y2", "autorange": true, "domain": [0.51, 1], "range": [0.01023, 0.08537], "title": {"text": "Beta"}, "type": "linear"}, "yaxis": {"anchor": "x", "autorange": true, "domain": [0, 1], "range": [-0.5264, 3.526], "title": {"text": "Factor"}, "type": "category"}, "yaxis2": {"anchor": "x2", "autorange": true, "domain": [0, 1], "matches": "y", "range": [-0.5264, 3.526], "showticklabels": false, "type": "category"}}}
